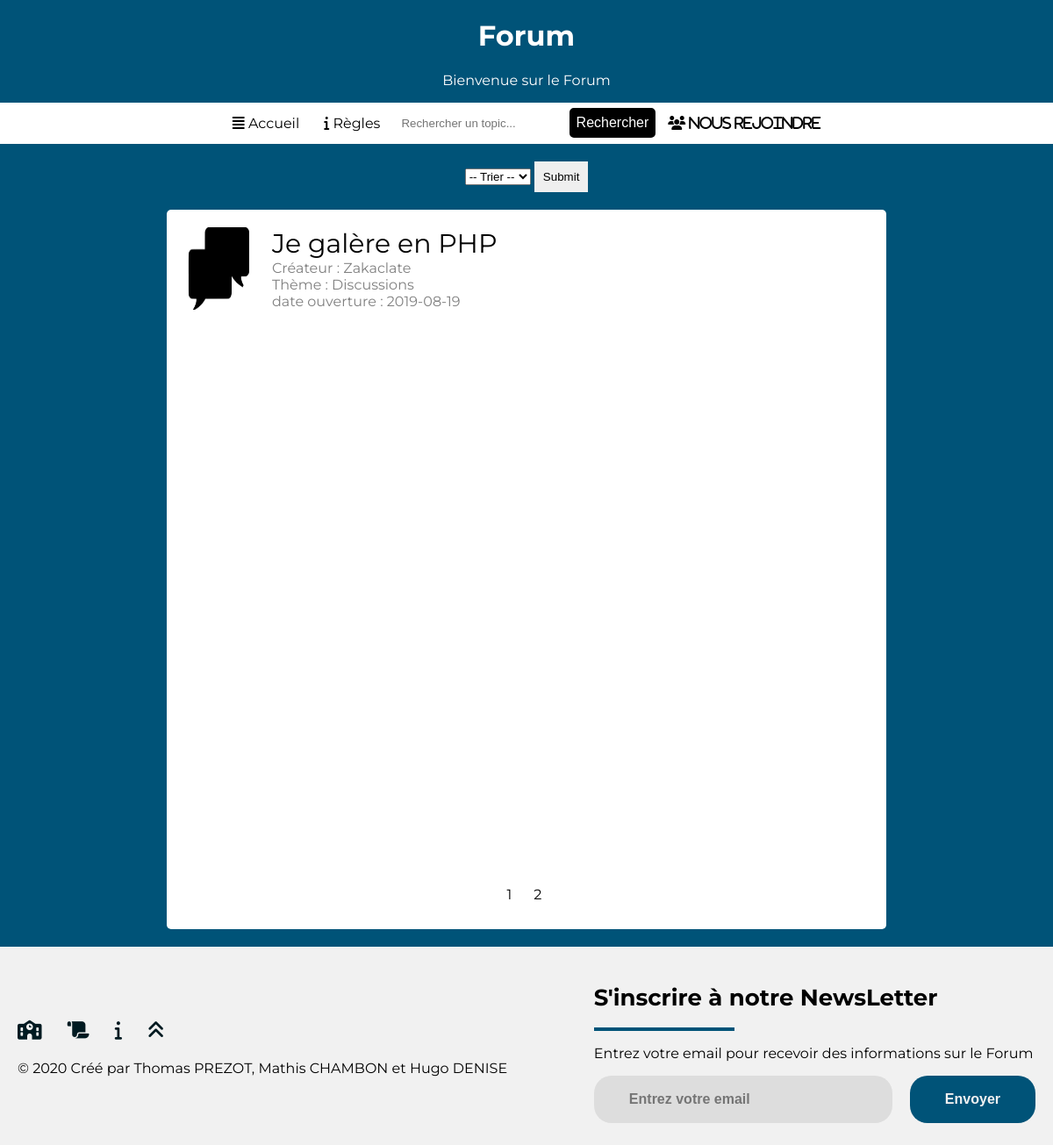
/index.php?pages=2, run on the app's committed database.
### tables this page shows
CREATE TABLE FilDeDiscussion
(
idFilDeDiscussion INT(11) NOT NULL AUTO_INCREMENT,
isFilDeDiscussionClos TINYINT,
titreFilDeDiscussion VARCHAR(64),
dateOuverture DATE,
Theme VARCHAR(64),
idCreateur INT(11),
idMessage INT(11),
PRIMARY KEY(idFilDeDiscussion)
);

CREATE TABLE Compte
(
idCompte INT(11) NOT NULL AUTO_INCREMENT,
isCompteBanni TINYINT,
isCompteAdmin TINYINT,
dateDebutBan DATE,
dateFinBan DATE,
raisonBan VARCHAR(64),
motDePasse VARCHAR(64),
login VARCHAR(64),
dateCreation DATE,
nomCompte VARCHAR(64),
idMessage INT(11),
connexion TINYINT,
email VARCHAR(64),
PRIMARY KEY(idCompte)
);

### data/fildediscussion.php (called while the page is built, shortened)
<?php
    class FilDeDiscussion
    {
        private $idFilDeDiscussion;
        private $titreFilDeDiscussion;
        private $dateCreation;
        private $theme;
        public function getIdFilDeDiscussion() {
            return $this->idFilDeDiscussion;
        }
        public function getTitreFilDeDiscussion() {
            return $this->titreFilDeDiscussion;
        }
        public function getDateCreation() {
            return $this->dateCreation;
        }
        public function getThemeFilDeDiscussion() {
            return $this->theme;
        }
        public function setIdFilDeDiscussion($idFilDeDiscussion) {
            $this->idFilDeDiscussion = $idFilDeDiscussion;
        }
        public function setTitreFilDeDiscussion($titreFilDeDiscussion) {
            $this->titreFilDeDiscussion = $titreFilDeDiscussion;
        }
        public function setDateCreation($dateCreation) {
            $this->dateCreation = $dateCreation;
        }
        public function setThemeFilDeDiscussion($theme) {
            $this->theme = $theme;
        }
        public function getIdFilDeDiscussionWithId($idFilDeDiscussion)
        {
            $bdd=DatabaseLinker::getConnexion();
            $state = $bdd->prepare("SELECT * FROM FilDeDiscussion WHERE idFilDeDiscussion=?");
            $state->bindParam(1,$idFilDeDiscussion);
            $state->execute();
            $resultat = $state->fetchAll();
            foreach ($resultat as $ligneResultat)
            {
                $this->idFilDeDiscussion = $ligneResultat["idFilDeDiscussion"];
                $this->dateCreation = $ligneResultat["dateOuverture"];
                $this->titreFilDeDiscussion = $ligneResultat["titreFilDeDiscussion"];
                $this->theme = $ligneResultat["Theme"];
            }
        }
        public static function getAllFilDeDiscussion($typeTri)
        {
            $tab= array();
            $connex=DatabaseLinker::getConnexion();
            $state=$connex->prepare("SELECT * FROM FilDeDiscussion ORDER BY ".$typeTri);
            $state->execute();
            $result = $state->fetchALL();
            foreach ($result as $ligneResult)
            {
                $user = new FilDeDiscussion();
                $user->setIdFilDeDiscussion($ligneResult["idFilDeDiscussion"]);
                $user->setDateCreation($ligneResult["dateOuverture"]);
                $user->setTitreFilDeDiscussion($ligneResult["titreFilDeDiscussion"]);
                $user->setThemeFilDeDiscussion($ligneResult["Theme"]);
                $user->setIsFilDeDiscussionClos($ligneResult["isFilDeDiscussionClos"]);
                $user->setIdCreateur($ligneResult["idCreateur"]);
                $tab[] = $user;
            }
            return $tab;
        }
        public static function getCreateurWithId($idCreateur)
        {
            $bdd=DatabaseLinker::getConnexion();
            $state = $bdd->prepare("SELECT nomCompte FROM Compte INNER JOIN FilDeDiscussion ON FilDeDiscussion.idCreateur = Compte.idCompte WHERE idFilDeDiscussion=?");
            $state->bindParam(1,$idCreateur);
            $state->execute();
            $resultat = $state->fetchAll();
            $compte = new Compte();
            foreach ($resultat as $ligneResultat)
            {
                $compte->setNomCompte($ligneResultat["nomCompte"]);
            }
            return $compte;
        }
    }
?>

### data/compte.php (called while the page is built, shortened)
<?php
    class Compte
    {
        private $nomCompte;
        function getNomCompte() {
            return $this->nomCompte;
        }
        function setNomCompte($nomCompte) {
            $this->nomCompte = $nomCompte;
        }
    }
?>

### index.php (the view, shortened to what this page needs)
<?php
	include("header.php");
?>
<?php
	if (isset($_SESSION["idUser"]))
	{
		include("BarreDeNavCo.php");
?>
		<?php
		if (!empty($_POST["delete"]))
		{
			fildediscussionManager::deleteFilDeDiscussion($_POST["delete"]);
		}
		if (!empty($_POST["clore"]))
		{
		}
		?>
		<FORM method="GET" class="formTri">
			<SELECT name="typeTri" size="1">
				<OPTION>-- Trier --
				<OPTION value="date">Date
				<OPTION value="nom">Nom
				<OPTION value = "theme">Theme
			</SELECT>
			<input type="submit" name="trier">
		</FORM>
		<div class="page">
		<div class="contentPage">
			<div class="milieu">
		        <?php
		        $typeTriFilDeDiscussion = "dateOuverture ASC";
		        if (!empty($_GET["typeTri"])){
		        	switch($_GET["typeTri"])
		        	{
		        		case "date" :
		        			$typeTriFilDeDiscussion = "dateOuverture ASC";
		        			break;
		        		case "nom" :
		        			$typeTriFilDeDiscussion = "titreFilDeDiscussion ASC";
		        			break;
		        		case "theme" :
		        			$typeTriFilDeDiscussion = "Theme ASC";
		        			break;
		        	}
		        }
					$tabFilDeDiscussion = FilDeDiscussion::getAllFilDeDiscussion($typeTriFilDeDiscussion);
					$taille = sizeof($tabFilDeDiscussion)/6;
					if (sizeof($tabFilDeDiscussion)==0)
					{
						echo "<h1>Il n'y a plus aucun fils de discussion actuellement !</h1>";
						echo '<a href = ""><h2>Créez-en un des maintenant</h2>';
					}
						foreach ($tabFilDeDiscussion as $fildediscussion)
			            {
		            		$createur = FilDeDiscussion::getCreateurWithId($fildediscussion->getIdFilDeDiscussion());
					        echo '<a class="lien" href="Forum.php?index='.$fildediscussion->getIdFilDeDiscussion().'">';
								echo '<div class="box">';
									echo '<div class="Content">';
										echo '<img class="imageTheme" src="image/Theme/'.$fildediscussion->getThemeFilDeDiscussion().'.png">';
										echo '<div>';
											$fdd = new FilDeDiscussion();
											$fdd->getIdFilDeDiscussionWithId($fildediscussion->getIdFilDeDiscussion());
											echo '<div class="titre">';
											if ($fdd->getIsFilDeDiscussionClos())
											{
												echo "[Résolu] ";
											}
											echo $fildediscussion->getTitreFilDeDiscussion().'</div>';
											echo '<div class="sousTitre">'.'Créateur : '.$createur->getNomCompte().'<br> Thème : '.$fildediscussion->getThemeFilDeDiscussion().'<br> date ouverture : '.$fildediscussion->getDateCreation().'</div>';
										echo '</div>
									</div>
								</div>
							</a>';
							if (compteManager::isCompteAdmin($_SESSION["idUser"]))
							{
								?>
								<form method="POST">
									<button name="delete" <?php echo 'value="'.$fildediscussion->getIdFilDeDiscussion().'"'?>><i class="fas fa-trash-alt"></i> Supprimer</button>
									<button name="clore"><i class="far fa-window-close"></i> Clore</button>
								</form>
								<?php
							}
							else if ($_SESSION["idUser"]==$fildediscussion->getIdCreateur())
							{
								?>
								<form method="POST">
									<button name="delete" <?php echo 'value="'.$fildediscussion->getIdFilDeDiscussion().'"'?>><i class="fas fa-trash-alt"></i> Supprimer</button>
								</form>
								<?php
							}
		            	}
					?>
			</div>
			<div class="bas">
		</div>
		</div>
	</div>
			<?php
	}
	else
	{
		include("BarreDeNavNonCo.php");
	?>
		<FORM method="GET" class="formTri">
			<SELECT name="typeTri" size="1">
				<OPTION>-- Trier --
				<OPTION value="date">Date
			</SELECT>
			<input type="submit" name="trier">
		</FORM>
		<div class="page">
		<div class="contentPage">
			<div class="milieu">
		        <?php
		        $typeTriFilDeDiscussion = "dateOuverture ASC";
					$tabFilDeDiscussion = FilDeDiscussion::getAllFilDeDiscussion($typeTriFilDeDiscussion);
					$taille = sizeof($tabFilDeDiscussion)/6;
					$cpt=12;
					if (!empty($_GET["pages"]))
					{
						if ($_GET["pages"]=="2")
						{
							for ($i=$cpt; $i < $cpt+12; $i++)
				            {
								$fildediscussion = new FilDeDiscussion();
								$fildediscussion->getIdFilDeDiscussionWithId($i);
								$createur = FilDeDiscussion::getCreateurWithId($i);
								if (!empty($fildediscussion->getIdFilDeDiscussion()))
								{
									echo '<a class="lien" href="Forum.php?index='.$fildediscussion->getIdFilDeDiscussion().'">';
										echo '<div class="box">';
											echo '<div class="Content">';
												echo '<img class="imageTheme" src="image/Theme/'.$fildediscussion->getThemeFilDeDiscussion().'.png">';
												echo '<div>';
													echo'<div class="titre">'.$fildediscussion->getTitreFilDeDiscussion().'</div>';
													echo '<div class="sousTitre">'.'Créateur : '.$createur->getNomCompte().'<br> Thème : '.$fildediscussion->getThemeFilDeDiscussion().'<br> date ouverture : '.$fildediscussion->getDateCreation().'</div>';
												echo '</div>
											</div>
										</div>
									</a>';
								}
							}
						}
					}
					$nbpages = $taille;
					?>
			</div>
			<div class="bas">
			<?php
		  	for ($i=1; $i < $nbpages+1; $i++)
		  	{
		  		echo '<a href="index.php?pages='.$i.'" class="nbPages">'.$i.'</a>';
		  	}
			?>
		</div>
		</div>
	</div>
	<?php
	}
	?>
<?php
	include("footer.php");
?>

### StyleSite.css (style rules this page uses)
body { margin:0px; background-size: contain; font-family: 'Montserrat', sans-serif; color:white; background : #005378; display: flex; flex-direction: column; }
.formTri { align-self: center; margin-top: 20px; }
input { padding: 10px; border:none; }
.milieu { width: 800px; color:black; background-color: white; }
.box { background-color: white; display: flex; }
.Content { width: 100%; display: flex; }
.titre { text-decoration: none; font-size: 30px; }
.sousTitre { color: grey; }
.imageTheme { width: 80px; height: 100%; margin-right: 20px; }
.page { margin-top: 20px; display: flex; justify-content: center; width: 100%; flex-direction: row; margin-bottom: 20px; }
.box { margin: 10px; }
a { text-decoration:none; color: black; }
.bas { background-color: white; display: flex; justify-content: center; padding-top:10px; padding-bottom: 10px; width: 800px; }
.contentPage { border-radius: 5px; padding: 10px; display: flex; flex-direction: column; justify-content: space-between; min-height: 800px; background-color: white; }
.bas a { color: black; margin-right: 5px; text-decoration: none; border-radius: 5px; padding: 10px; }

### styleFooter.css (style rules this page uses)
body { margin: 0; padding: 0; font-family: 'Montserrat',sans-serif; }

### data on the page
fildediscussion: Theme (picture), titreFilDeDiscussion "Je galère en PHP", idCreateur.nomCompte "Zakaclate", Theme "Discussions", dateOuverture "2019-08-19"
